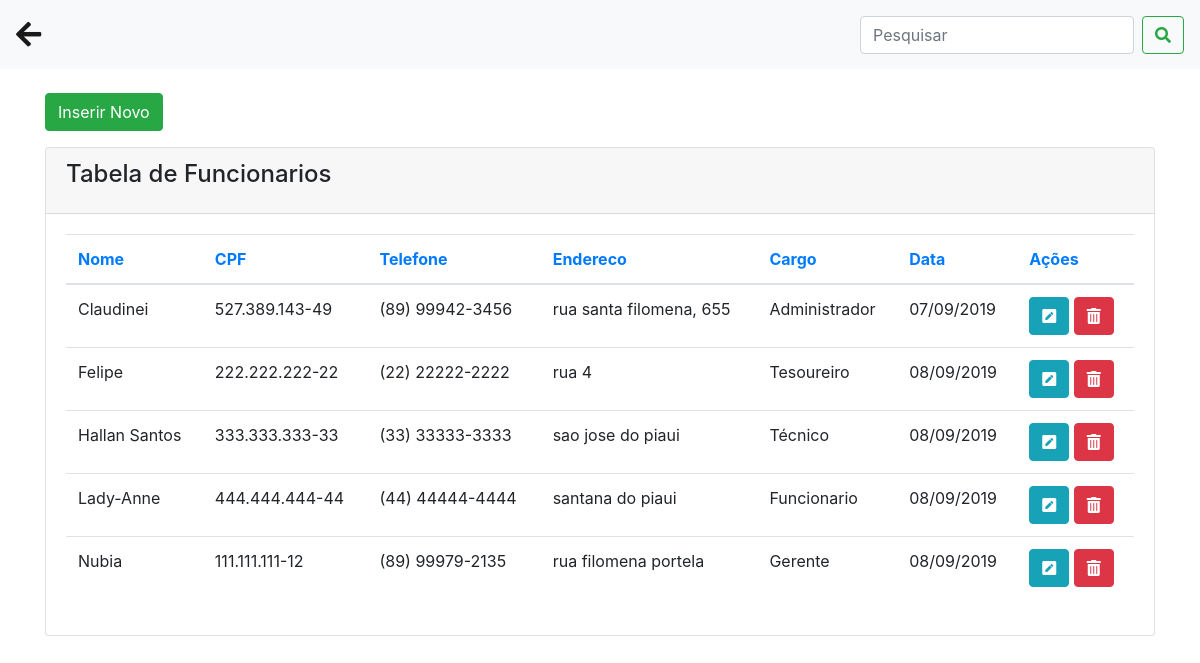
/funcionarios.php, run on the app's committed database.
### tables this page shows
CREATE TABLE `funcionarios` (
  `id` int(11) NOT NULL AUTO_INCREMENT,
  `nome` varchar(50) NOT NULL,
  `cpf` varchar(15) NOT NULL,
  `telefone` varchar(15) NOT NULL,
  `endereco` varchar(50) NOT NULL,
  `cargo` varchar(20) NOT NULL,
  `data` date NOT NULL,
  PRIMARY KEY (`id`)
);

### funcionarios.php (the view, shortened to what this page needs)
<?php
require 'conexao.php';
?>
<!DOCTYPE html>
<html>
<head>
  <link rel="stylesheet" href="https://use.fontawesome.com/releases/v5.8.2/css/all.css">
  <link href="css/bootstrap.min.css" rel="stylesheet">
</head>
<body>
  <nav class="navbar navbar-expand-lg navbar-light bg-light">
    <a class="navbar-brand" href="painel_admin.php">
      <big><big><i class="fa fa-arrow-left"></i></big></big>
    </a>
    <div class="collapse navbar-collapse" id="conteudoNavbarSuportado">
      <form class="form-inline my-2 my-lg-0">
        <input class="form-control mr-sm-2" type="search" name="txtPesquisar" placeholder="Pesquisar" aria-label="Pesquisar">
        <button class="btn btn-outline-success my-2 my-sm-0" type="submit" name="btPesquisar"><i class="fa fa-search"></i></button>
      </form>
    </div>
  </nav>
  <div class="container">
      <br>
      <div class="row">
        <div class="col-sm-12">
          <button type="button" class="btn btn-success mb-3" data-toggle="modal" data-target="#modalExemplo">
                Inserir Novo
          </button>
        </div>
      </div>
      <div class="content">
        <div class="row">
          <div class="col-md-12">
            <div class="card">
              <div class="card-header">
                <h4 class="card-title"> Tabela de Funcionarios</h4>
              </div>
              <div class="card-body">
                <div class="table-responsive">
                  <table class="table">
                    <thead class=" text-primary">
                      <th>
                        Nome
                      </th>
                      <th>
                        CPF
                      </th>
                      <th>
                        Telefone
                      </th>
                      <th>
                        Endereco
                      </th>
                      <th>
                        Cargo
                      </th>
                      <th>
                        Data
                      </th>
                      <th>
                        Ações
                      </th>
                    </thead>
                    <tbody>
                      <?php
                        if ( isset($_GET['btPesquisar']) && $_GET['txtPesquisar'] != '' ) {
                          $nome = $_GET['txtPesquisar'].'%';
                          $query = "SELECT * FROM funcionarios WHERE nome LIKE '{$nome}' ORDER BY nome ASC";
                        } else {
                           $query  = "SELECT * FROM funcionarios ORDER BY nome ASC";
                        }
                        $result = mysqli_query($conexao, $query);
                        while ($row = mysqli_fetch_assoc($result)) {
                        ?>
                          <tr>
                            <td><?php echo $row['nome']; ?></td>
                            <td><?php echo $row['cpf']; ?></td>
                            <td><?php echo $row['telefone']; ?></td>
                            <td><?php echo $row['endereco']; ?></td>
                            <td><?php echo $row['cargo']; ?></td>
                            <td><?php echo date('d/m/Y', strtotime($row['data'])); ?></td>
                            <td>
                              <a class="btn btn-info" href="funcionarios.php?func=edita&id=<?php echo $row['id'] ?>">
                                <i class="fas fa-pen-square"></i>
                              </a>
                              <a class="btn btn-danger" href="funcionarios.php?func=deleta&id=<?php echo $row['id'] ?>">
                                <i class="fas fa-trash-alt"></i>
                              </a>
                            </td>
                          </tr>
                          <?php }
                      ?>
                    </tbody>
                  </table>
                </div>
              </div>
            </div>
          </div>
        </div>
      </div>
  </div>
</body>
</html>

### data on the page
funcionarios: nome "Claudinei", cpf "527.389.143-49", telefone "(89) 99942-3456", endereco "rua santa filomena, 655", cargo "Administrador", data "07/09/2019"
funcionarios: nome "Felipe", cpf "222.222.222-22", telefone "(22) 22222-2222", endereco "rua 4", cargo "Tesoureiro", data "08/09/2019"
funcionarios: nome "Hallan Santos", cpf "333.333.333-33", telefone "(33) 33333-3333", endereco "sao jose do piaui", cargo "Técnico", data "08/09/2019"
funcionarios: nome "Lady-Anne", cpf "444.444.444-44", telefone "(44) 44444-4444", endereco "santana do piaui", cargo "Funcionario", data "08/09/2019"
funcionarios: nome "Nubia", cpf "111.111.111-12", telefone "(89) 99979-2135", endereco "rua filomena portela", cargo "Gerente", data "08/09/2019"
